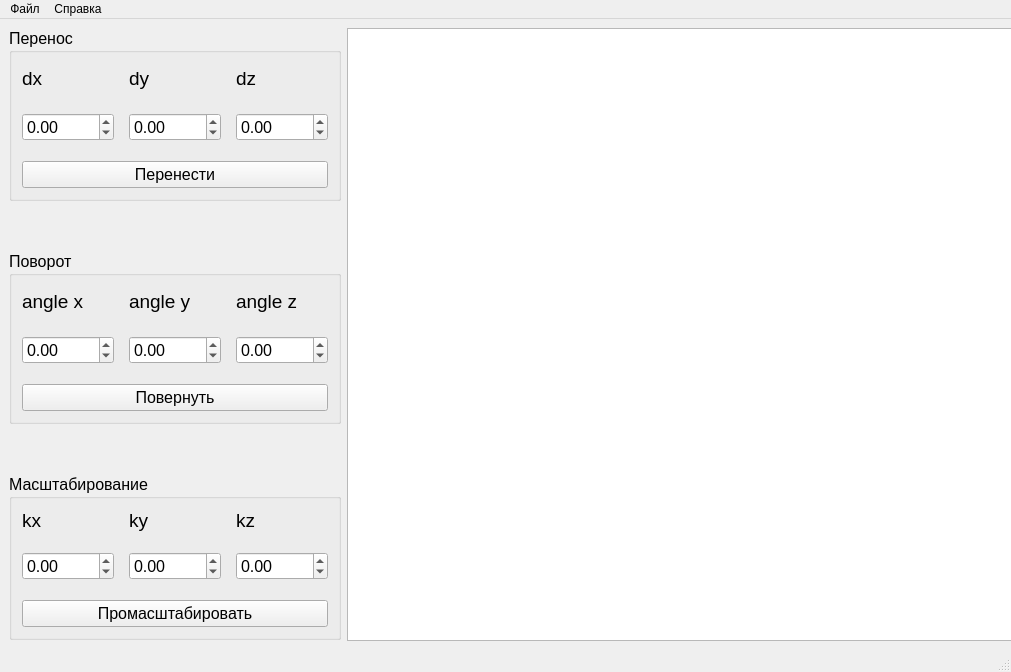
<?xml version="1.0" encoding="UTF-8"?>
<ui version="4.0">
 <class>MainWindow</class>
 <widget class="QMainWindow" name="MainWindow">
  <property name="geometry">
   <rect>
    <x>0</x>
    <y>0</y>
    <width>1011</width>
    <height>672</height>
   </rect>
  </property>
  <property name="minimumSize">
   <size>
    <width>1000</width>
    <height>672</height>
   </size>
  </property>
  <property name="windowTitle">
   <string>MainWindow</string>
  </property>
  <property name="toolTipDuration">
   <number>-6</number>
  </property>
  <widget class="QWidget" name="centralwidget">
   <property name="toolTipDuration">
    <number>-1</number>
   </property>
   <property name="inputMethodHints">
    <set>Qt::ImhNone</set>
   </property>
   <layout class="QHBoxLayout" name="horizontalLayout_2" stretch="0,0">
    <item>
     <layout class="QVBoxLayout" name="verticalLayout" stretch="0,0,0">
      <property name="spacing">
       <number>50</number>
      </property>
      <item>
       <widget class="QGroupBox" name="groupMoving">
        <property name="minimumSize">
         <size>
          <width>249</width>
          <height>173</height>
         </size>
        </property>
        <property name="maximumSize">
         <size>
          <width>16777215</width>
          <height>173</height>
         </size>
        </property>
        <property name="font">
         <font>
          <pointsize>12</pointsize>
         </font>
        </property>
        <property name="title">
         <string>Перенос</string>
        </property>
        <layout class="QGridLayout" name="gridGroupMoving" rowstretch="0,0,0" columnstretch="0,0,0">
         <property name="leftMargin">
          <number>10</number>
         </property>
         <property name="topMargin">
          <number>10</number>
         </property>
         <property name="rightMargin">
          <number>10</number>
         </property>
         <property name="bottomMargin">
          <number>10</number>
         </property>
         <property name="horizontalSpacing">
          <number>15</number>
         </property>
         <property name="verticalSpacing">
          <number>20</number>
         </property>
         <item row="1" column="2">
          <widget class="QDoubleSpinBox" name="enterZMoving">
           <property name="minimum">
            <double>-1000.000000000000000</double>
           </property>
           <property name="maximum">
            <double>1000.000000000000000</double>
           </property>
          </widget>
         </item>
         <item row="0" column="1">
          <widget class="QLabel" name="labelYMoving">
           <property name="font">
            <font>
             <pointsize>14</pointsize>
            </font>
           </property>
           <property name="text">
            <string>dy</string>
           </property>
          </widget>
         </item>
         <item row="0" column="2">
          <widget class="QLabel" name="labelZMoving">
           <property name="font">
            <font>
             <pointsize>14</pointsize>
            </font>
           </property>
           <property name="text">
            <string>dz</string>
           </property>
          </widget>
         </item>
         <item row="0" column="0">
          <widget class="QLabel" name="labelXMoving">
           <property name="font">
            <font>
             <pointsize>14</pointsize>
            </font>
           </property>
           <property name="text">
            <string>dx</string>
           </property>
          </widget>
         </item>
         <item row="2" column="0" colspan="3">
          <widget class="QPushButton" name="buttonMoving">
           <property name="text">
            <string>Перенести</string>
           </property>
          </widget>
         </item>
         <item row="1" column="0">
          <widget class="QDoubleSpinBox" name="enterXMoving">
           <property name="minimum">
            <double>-1000.000000000000000</double>
           </property>
           <property name="maximum">
            <double>1000.000000000000000</double>
           </property>
          </widget>
         </item>
         <item row="1" column="1">
          <widget class="QDoubleSpinBox" name="enterYMoving">
           <property name="minimum">
            <double>-1000.000000000000000</double>
           </property>
           <property name="maximum">
            <double>1000.000000000000000</double>
           </property>
          </widget>
         </item>
        </layout>
       </widget>
      </item>
      <item>
       <widget class="QGroupBox" name="groupTurn">
        <property name="minimumSize">
         <size>
          <width>249</width>
          <height>173</height>
         </size>
        </property>
        <property name="maximumSize">
         <size>
          <width>16777215</width>
          <height>173</height>
         </size>
        </property>
        <property name="font">
         <font>
          <pointsize>12</pointsize>
         </font>
        </property>
        <property name="title">
         <string>Поворот</string>
        </property>
        <layout class="QGridLayout" name="gridGroupTurn" rowstretch="0,0,0" columnstretch="0,0,0">
         <property name="leftMargin">
          <number>10</number>
         </property>
         <property name="topMargin">
          <number>10</number>
         </property>
         <property name="rightMargin">
          <number>10</number>
         </property>
         <property name="bottomMargin">
          <number>10</number>
         </property>
         <property name="horizontalSpacing">
          <number>15</number>
         </property>
         <property name="verticalSpacing">
          <number>20</number>
         </property>
         <item row="0" column="2">
          <widget class="QLabel" name="labelZTurn">
           <property name="font">
            <font>
             <pointsize>14</pointsize>
            </font>
           </property>
           <property name="text">
            <string>angle z</string>
           </property>
          </widget>
         </item>
         <item row="0" column="1">
          <widget class="QLabel" name="labelYTurn">
           <property name="font">
            <font>
             <pointsize>14</pointsize>
            </font>
           </property>
           <property name="text">
            <string>angle y</string>
           </property>
          </widget>
         </item>
         <item row="1" column="2">
          <widget class="QDoubleSpinBox" name="enterZTurn">
           <property name="minimum">
            <double>-1000.000000000000000</double>
           </property>
           <property name="maximum">
            <double>1000.000000000000000</double>
           </property>
          </widget>
         </item>
         <item row="0" column="0">
          <widget class="QLabel" name="labelXTurn">
           <property name="font">
            <font>
             <pointsize>14</pointsize>
            </font>
           </property>
           <property name="text">
            <string>angle x</string>
           </property>
          </widget>
         </item>
         <item row="1" column="1">
          <widget class="QDoubleSpinBox" name="enterYTurn">
           <property name="minimum">
            <double>-1000.000000000000000</double>
           </property>
           <property name="maximum">
            <double>1000.000000000000000</double>
           </property>
          </widget>
         </item>
         <item row="1" column="0">
          <widget class="QDoubleSpinBox" name="enterXTurn">
           <property name="minimum">
            <double>-1000.000000000000000</double>
           </property>
           <property name="maximum">
            <double>1000.000000000000000</double>
           </property>
          </widget>
         </item>
         <item row="2" column="0" colspan="3">
          <widget class="QPushButton" name="buttonTurn">
           <property name="text">
            <string>Повернуть</string>
           </property>
          </widget>
         </item>
        </layout>
       </widget>
      </item>
      <item>
       <widget class="QGroupBox" name="groupScale">
        <property name="maximumSize">
         <size>
          <width>16777215</width>
          <height>166</height>
         </size>
        </property>
        <property name="font">
         <font>
          <pointsize>12</pointsize>
         </font>
        </property>
        <property name="title">
         <string>Масштабирование</string>
        </property>
        <layout class="QGridLayout" name="gridGroupScale" rowstretch="0,0,0">
         <property name="leftMargin">
          <number>10</number>
         </property>
         <property name="topMargin">
          <number>10</number>
         </property>
         <property name="rightMargin">
          <number>10</number>
         </property>
         <property name="bottomMargin">
          <number>10</number>
         </property>
         <property name="horizontalSpacing">
          <number>15</number>
         </property>
         <property name="verticalSpacing">
          <number>20</number>
         </property>
         <item row="0" column="2">
          <widget class="QLabel" name="labelZScale">
           <property name="font">
            <font>
             <pointsize>14</pointsize>
            </font>
           </property>
           <property name="text">
            <string>kz</string>
           </property>
          </widget>
         </item>
         <item row="1" column="2">
          <widget class="QDoubleSpinBox" name="enterZScale">
           <property name="minimum">
            <double>-1000.000000000000000</double>
           </property>
           <property name="maximum">
            <double>1000.000000000000000</double>
           </property>
          </widget>
         </item>
         <item row="1" column="1">
          <widget class="QDoubleSpinBox" name="enterYScale">
           <property name="minimum">
            <double>-1000.000000000000000</double>
           </property>
           <property name="maximum">
            <double>1000.000000000000000</double>
           </property>
          </widget>
         </item>
         <item row="0" column="1">
          <widget class="QLabel" name="labelYScale">
           <property name="font">
            <font>
             <pointsize>14</pointsize>
            </font>
           </property>
           <property name="text">
            <string>ky</string>
           </property>
          </widget>
         </item>
         <item row="0" column="0">
          <widget class="QLabel" name="labelXScale">
           <property name="font">
            <font>
             <pointsize>14</pointsize>
             <italic>false</italic>
             <bold>false</bold>
             <underline>false</underline>
             <strikeout>false</strikeout>
             <kerning>true</kerning>
            </font>
           </property>
           <property name="frameShape">
            <enum>QFrame::NoFrame</enum>
           </property>
           <property name="frameShadow">
            <enum>QFrame::Plain</enum>
           </property>
           <property name="lineWidth">
            <number>1</number>
           </property>
           <property name="midLineWidth">
            <number>0</number>
           </property>
           <property name="text">
            <string>kx</string>
           </property>
           <property name="textFormat">
            <enum>Qt::PlainText</enum>
           </property>
           <property name="scaledContents">
            <bool>false</bool>
           </property>
           <property name="wordWrap">
            <bool>false</bool>
           </property>
           <property name="margin">
            <number>0</number>
           </property>
           <property name="indent">
            <number>-1</number>
           </property>
          </widget>
         </item>
         <item row="1" column="0">
          <widget class="QDoubleSpinBox" name="enterXScale">
           <property name="minimum">
            <double>-1000.000000000000000</double>
           </property>
           <property name="maximum">
            <double>1000.000000000000000</double>
           </property>
          </widget>
         </item>
         <item row="2" column="0" colspan="3">
          <widget class="QPushButton" name="buttonScale">
           <property name="font">
            <font>
             <pointsize>12</pointsize>
             <italic>false</italic>
             <bold>false</bold>
            </font>
           </property>
           <property name="text">
            <string>Промасштабировать</string>
           </property>
          </widget>
         </item>
        </layout>
       </widget>
      </item>
     </layout>
    </item>
    <item>
     <widget class="QGraphicsView" name="graphicsView">
      <property name="minimumSize">
       <size>
        <width>665</width>
        <height>612</height>
       </size>
      </property>
     </widget>
    </item>
   </layout>
  </widget>
  <widget class="QStatusBar" name="statusbar"/>
  <widget class="QMenuBar" name="menubar">
   <property name="geometry">
    <rect>
     <x>0</x>
     <y>0</y>
     <width>1011</width>
     <height>17</height>
    </rect>
   </property>
   <widget class="QMenu" name="actionsFile">
    <property name="title">
     <string>Файл</string>
    </property>
    <addaction name="separator"/>
    <addaction name="separator"/>
    <addaction name="actionSave"/>
    <addaction name="actionLoad"/>
   </widget>
   <widget class="QMenu" name="actionsInformation">
    <property name="title">
     <string>Справка</string>
    </property>
    <addaction name="actionInfFile"/>
    <addaction name="actionInfProgram"/>
    <addaction name="actionInfDeveloper"/>
   </widget>
   <addaction name="actionsFile"/>
   <addaction name="actionsInformation"/>
  </widget>
  <action name="actionSave">
   <property name="text">
    <string>Сохранить</string>
   </property>
  </action>
  <action name="actionLoad">
   <property name="text">
    <string>Загрузить</string>
   </property>
  </action>
  <action name="actionInfFile">
   <property name="text">
    <string>Входной файл</string>
   </property>
  </action>
  <action name="actionInfProgram">
   <property name="text">
    <string>Программа</string>
   </property>
  </action>
  <action name="actionInfDeveloper">
   <property name="text">
    <string>Разработчик</string>
   </property>
  </action>
 </widget>
 <resources/>
 <connections/>
</ui>
